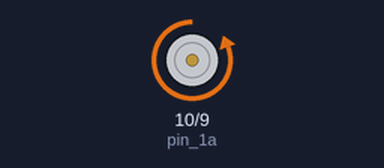
Bench run of a sketch on a simulated Arduino Uno, built with avr-gcc and run on an emulated ATmega328P. Parts: motor-driver pin pairs drawn as motors (green arrow = first pin HIGH = forward, orange = second pin HIGH = backward, longer = more drive).

Above: at 1.0 s.
At 2.6 s:
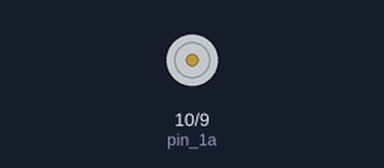
At 4.2 s:
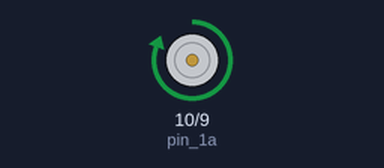
Timing chart, 0 to 8.3 s (numbered marks = the images above):
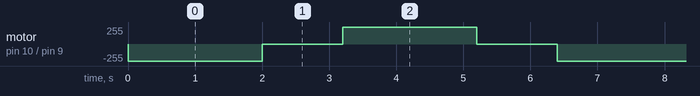

Measured:
- by itself, motor on pin 10 (pin_1a) / pin 9 (pin_2a): repeats every 6.4 s: stopped 1.2 s, forward 255/255 2.0 s, stopped 1.2 s, backward 255/255 2.0 s

The sketch:

_05_ArduinoClass_Motors2.ino
```cpp
int pin_1a = 10;
int pin_2a = 9;

void setup() {
  pinMode(pin_1a, OUTPUT);
  pinMode(pin_2a, OUTPUT);

}

void loop() {

  digitalWrite(pin_1a, LOW);
  digitalWrite(pin_2a, HIGH);
  delay(2000);
  digitalWrite(pin_1a, LOW);
  digitalWrite(pin_2a, LOW);
  delay(1200);
  digitalWrite(pin_1a, HIGH);
  digitalWrite(pin_2a, LOW);
  delay(2000);
  digitalWrite(pin_1a, LOW);
  digitalWrite(pin_2a, LOW);
  delay(1200);


}
```
